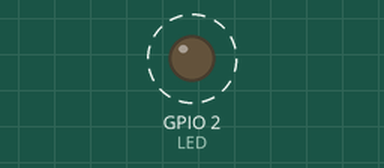
Bench run of a program on a simulated ESP8266 (NodeMCU). On the bench: output pins drawn as LEDs (lit = HIGH). Dashed ring = blinking. What the program prints to the serial monitor is not drawn.

Above: at 0.5 s.
Timing chart, 0 to 4.6 s (numbered marks = the images above):
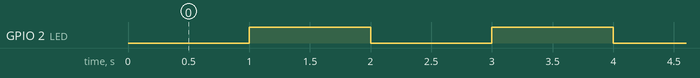

Measured:
- by itself, GPIO 2 (LED): alternates HIGH for 1.0 s and LOW for 1.0 s

The program:

main.cpp
```cpp
#include <arduino.h>			// All sorts of goodies here...

const uint8_t LED = 2; 		// LED is on pin 2

void setup(){							// This is run once and only once at the boot
	pinMode(LED, OUTPUT); 	// We intend to write to this pin
	Serial.begin(115200);		// Initialize serial port
}

void loop(){							// All your programs will have an execution loop
	digitalWrite(LED, LOW);	// This might look counter-intuitive but the LED ..
	Serial.println("ON");		// .. anode is connected to 3.3V and the cathode is..
	delay(1000);						// .. connected to PIN 2. When we then pull the pin ..
	digitalWrite(LED, HIGH);// .. low (0V), we create a voltage differential and ..
	Serial.println("OFF");	// .. the current flows. When we pull it high (3.3V) ..
	delay(1000);						// .. both LED pins are at 3.3V hence no current flow.
}
```
